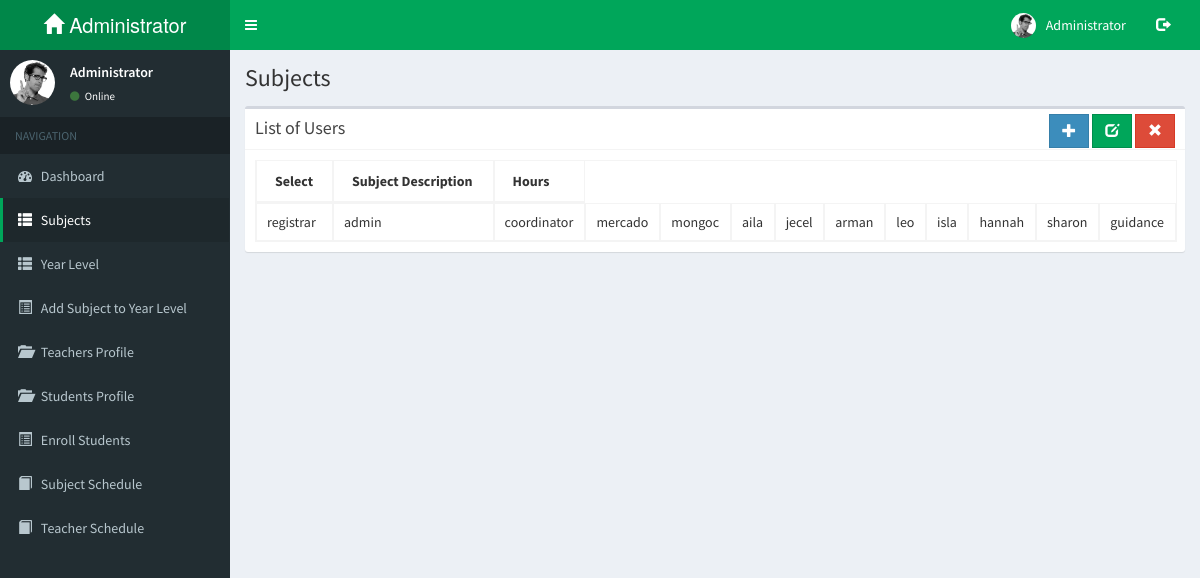
The page /admin2/pages/subjects.php (signed in) on the database its author committed.
### tables this page shows
CREATE TABLE `users_tbl` (
  `u_id` int(10) UNSIGNED NOT NULL,
  `fname` varchar(50) NOT NULL,
  `lname` varchar(50) NOT NULL,
  `username` varchar(50) NOT NULL,
  `password` varchar(30) NOT NULL,
  `type` varchar(50) NOT NULL
);

### admin2/pages/subjects.php (the view, shortened to what this page needs)
<?php include "../templates/templates.php";
        include "connect.php"; ?>
  <body class="skin-green">
    <div class="wrapper">
      <div class="content-wrapper">
        <section class="content-header">
          <h1>
            Subjects
          </h1>
        </section>
       <section class="content">
        <div class="box">
            <div class="box-header with-border">
              <h3 class="box-title">List of Users</h3>
              <div class="box-tools pull-right">
                <button class="btn btn-flat btn-primary"  data-toggle="tooltip" title="Add New Record" id="add"><i class="glyphicon glyphicon-plus"></i></button>
                 <button class="btn btn-flat btn-success"  data-toggle="tooltip" title="Edit Record" id="edit"><i class="glyphicon glyphicon-edit"></i></button>
                <button class="btn btn-flat btn-danger"  data-toggle="tooltip" title="Delete Record" id="delete"><i class="glyphicon glyphicon-remove"></i></button>
              </div>
            </div>
            <div class="box-body">
              <table id="subjecttable" class="table table-bordered table-hover">
                <thead>
                  <th>Select</th>
                  <th>Subject Description</th>
                  <th>Hours</th>
                </thead>
				<tbody>
				<?php
				$sql_users = mysqli_query($con,"SELECT * FROM users_tbl");
				while($fetch_users = mysqli_fetch_array($sql_users)){
				?>
					<td><?php echo $fetch_users['username'];?></td>
				<?php
				}
				?>
                </tbody>
              </table>
            </div>
          </div>
       </section>
      </div>
  </body>
</html>

### rows shown on the page
users_tbl: username "registrar"
users_tbl: username "admin"
users_tbl: username "coordinator"
users_tbl: username "mercado"
users_tbl: username "mongoc"
users_tbl: username "aila"
users_tbl: username "jecel"
users_tbl: username "arman"
users_tbl: username "leo"
users_tbl: username "isla"
users_tbl: username "hannah"
users_tbl: username "sharon"
users_tbl: username "guidance"
